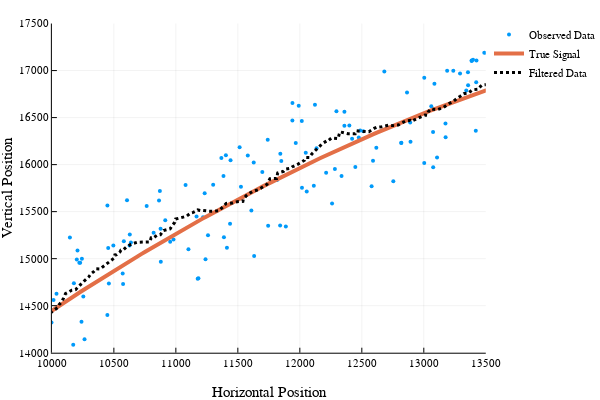

Notebook code cell kept with this figure:
### Markdown cell above
## Zooming in on the fun

### Code cell
xplotrange = (10000, 13500)
yplotrange = (14000,17500)
plot(YOut[1,:],YOut[2,:],xlabel="Horizontal Position",ylabel="Vertical Position",label="Observed Data",markersize=2,markerstrokewidth=0,t=[:scatter],linewidth=4,xlim=xplotrange, ylim=yplotrange)#,t=[:scatter],markerstrokewidth=0,markersize=3)
plot!(XTOut[1,:],XTOut[2,:], label="True Signal",line=(:solid,4),linecolor=palette(:default)[2],xlim=xplotrange)
plot!(XKOut[1,:],XKOut[2,:], label="Filtered Data",line=(:dot,3,:black),xlim=xplotrange)

### Figure 1 — Plotly figure (JSON) as saved in the notebook; plotly's stock layout.template omitted (floating-point values rounded to 4 significant figures; data arrays with more than 128 entries replaced by an {"elided": "..."} marker saying what was removed)
{"data": [{"colorbar": {"title": ""}, "hoverinfo": "text", "legendgroup": "Observed Data", "marker": {"color": "rgba(0, 154, 250, 1.000)", "line": {"color": "rgba(0, 0, 0, 1.000)", "width": 0}, "size": 4, "symbol": "circle"}, "mode": "markers", "name": "Observed Data", "showlegend": true, "text": {"elided": "1200 null values"}, "type": "scatter", "x": {"elided": "1200 float values"}, "xaxis": "x1", "y": {"elided": "1200 float values"}, "yaxis": "y1", "zmax": null, "zmin": null}, {"colorbar": {"title": ""}, "hoverinfo": "text", "legendgroup": "True Signal", "line": {"color": "rgba(227, 111, 71, 1.000)", "dash": "solid", "shape": "linear", "width": 4}, "mode": "lines", "name": "True Signal", "showlegend": true, "text": {"elided": "1200 null values"}, "type": "scatter", "x": {"elided": "1200 float values"}, "xaxis": "x1", "y": {"elided": "1200 float values"}, "yaxis": "y1", "zmax": null, "zmin": null}, {"colorbar": {"title": ""}, "hoverinfo": "text", "legendgroup": "Filtered Data", "line": {"color": "rgba(0, 0, 0, 1.000)", "dash": "dot", "shape": "linear", "width": 3}, "mode": "lines", "name": "Filtered Data", "showlegend": true, "text": {"elided": "1200 null values"}, "type": "scatter", "x": {"elided": "1200 float values"}, "xaxis": "x1", "y": {"elided": "1200 float values"}, "yaxis": "y1", "zmax": null, "zmin": null}], "layout": {"annotations": [], "height": 400, "legend": {"bgcolor": "rgba(255, 255, 255, 1.000)", "bordercolor": "rgba(0, 0, 0, 1.000)", "font": {"color": "rgba(0, 0, 0, 1.000)", "family": "sans-serif", "size": 11}, "tracegroupgap": 0, "x": 1, "y": 1}, "margin": {"b": 20, "l": 0, "r": 0, "t": 20}, "paper_bgcolor": "rgba(255, 255, 255, 1.000)", "plot_bgcolor": "rgba(255, 255, 255, 1.000)", "showlegend": true, "width": 600, "xaxis": {"anchor": "y1", "domain": [0.1061, 0.9934], "gridcolor": "rgba(0, 0, 0, 0.100)", "gridwidth": 0.5, "linecolor": "rgba(0, 0, 0, 1.000)", "mirror": false, "range": [10000, 13500], "showgrid": true, "showline": true, "showticklabels": true, "tickangle": 0, "tickcolor": "rgb(0, 0, 0)", "tickfont": {"color": "rgba(0, 0, 0, 1.000)", "family": "sans-serif", "size": 11}, "tickmode": "array", "ticks": "inside", "ticktext": ["10000", "10500", "11000", "11500", "12000", "12500", "13000", "13500"], "tickvals": [10000, 10500, 11000, 11500, 12000, 12500, 13000, 13500], "title": "Horizontal Position", "titlefont": {"color": "rgba(0, 0, 0, 1.000)", "family": "sans-serif", "size": 15}, "type": "-", "visible": true, "zeroline": false, "zerolinecolor": "rgba(0, 0, 0, 1.000)"}, "yaxis": {"anchor": "x1", "domain": [0.07581, 0.9902], "gridcolor": "rgba(0, 0, 0, 0.100)", "gridwidth": 0.5, "linecolor": "rgba(0, 0, 0, 1.000)", "mirror": false, "range": [14000, 17500], "showgrid": true, "showline": true, "showticklabels": true, "tickangle": 0, "tickcolor": "rgb(0, 0, 0)", "tickfont": {"color": "rgba(0, 0, 0, 1.000)", "family": "sans-serif", "size": 11}, "tickmode": "array", "ticks": "inside", "ticktext": ["14000", "14500", "15000", "15500", "16000", "16500", "17000", "17500"], "tickvals": [14000, 14500, 15000, 15500, 16000, 16500, 17000, 17500], "title": "Vertical Position", "titlefont": {"color": "rgba(0, 0, 0, 1.000)", "family": "sans-serif", "size": 15}, "type": "-", "visible": true, "zeroline": false, "zerolinecolor": "rgba(0, 0, 0, 1.000)"}}}
